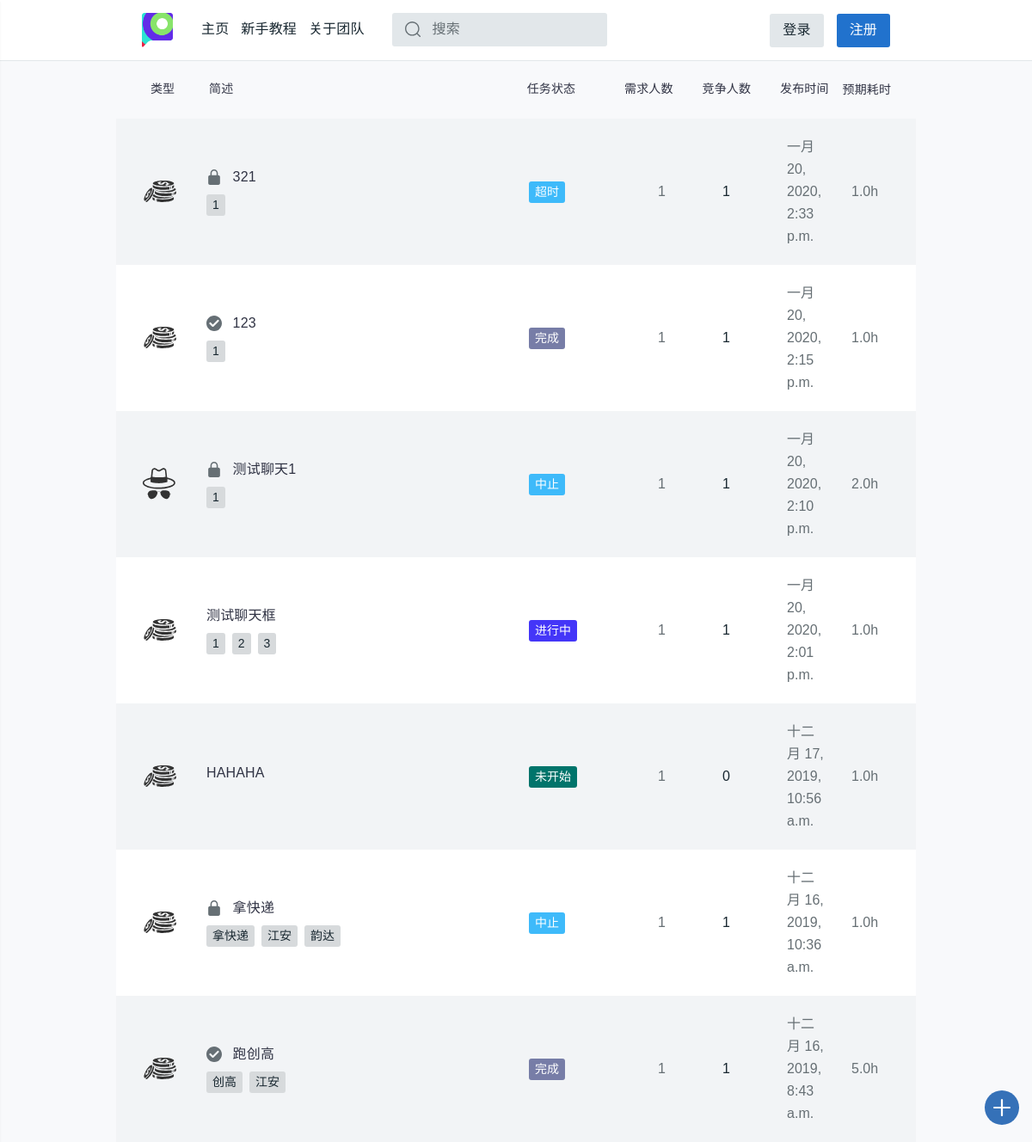
The page / on the database its author committed.
### task_platform/models.py (models this page shows, shortened)
class Task(models.Model):
    state = (('未开始', 'waitting'), ('进行中', 'processing'), ('中止', 'abort'),
             ('撤销', 'revoke'), ('超时', 'timeout'), ('完成', 'completed'))
    publisher = models.CharField(max_length=128)
    pub_time = models.DateTimeField(auto_now_add=True)
    begin_time = models.DateTimeField(null=True, blank=True)
    end_time = models.DateTimeField(null=True, blank=True)
    people_needed = models.IntegerField(default=1)
    people_now = models.IntegerField(default=0)
    expected_time_consuming = models.DecimalField(
        max_digits=12, decimal_places=1, default=0.0)
    task_description = models.CharField(max_length=50, default="None")
    task_detail = RichTextUploadingField(default='None')
    task_state = models.CharField(max_length=32, choices=state, default='未开始')
    task_class = models.CharField(max_length=48, default='赏金模式')
    class Meta:
        ordering = ['pub_time']
        verbose_name = '任务'
        verbose_name_plural = '任务'

class Task_tags(models.Model):
    sig_tag = models.CharField(max_length=20, default="None")
    task_id = models.IntegerField(default="0")
    def __str__(self):
        return self.sig_tag
    class Meta:
        verbose_name = "任务标签"
        verbose_name_plural = "任务标签"

### task_platform/views.py (the view, shortened to what this page needs)
# urls.py: path('', views.index, name='index'),
def index(request):
    username = request.session.get('user_name', None)
    tag_list = []
    finder = {
        '未开始': '9', '进行中': '2',
        '中止': '3', '撤销': '3',
        '超时': '3', '完成': '4'
    }
    latest_task_list = Task.objects.order_by('-pub_time')
    for task in latest_task_list:
        color = 'tt-color0{} tt-badge'.format(finder[task.task_state])
        tag_list.append((task, color,
             Task_tags.objects.filter(task_id=task.id).order_by('sig_tag')))
    return render(request, 'task_platform/index.html', locals())

### task_platform/templates/task_platform/index.html (shortened to what this page needs)
{% extends 'task_platform/base.html' %}
{% load staticfiles %}
{% block content %}
<main id="tt-pageContent" class="tt-offset-small">
  <div class="container">
    <div class="tt-topic-list">
      <div class="tt-list-header" style="background-color:#f8f9fb">
        <div class="tt-col-value" style="width: 17%;">
          <center>类型</center>
        </div>
        <div class="tt-col-category" style="width: 90%">简述</div>
        <div class="tt-col-category" style="width: 30%;padding-left:5.5%">任务状态</div>
        <div class="tt-col-value hide-mobile" style="width: 20%;padding-left:2%">需求人数</div>
        <div class="tt-col-value hide-mobile" style="width: 20%;padding-left:2%">竞争人数</div>
        <div class="tt-col-value hide-mobile" style="width: 20%;padding-left:2%">发布时间</div>
        <div class="tt-col-value" style="width: 20%;padding:0%">预期耗时</div>
      </div>
      {% if tag_list %}
      {% for task, color, tags in tag_list %}
      <div class="tt-item" style="">
        <div class="tt-col-avatar">
          {% if task.task_class == "赏金模式" %}
          <svg class="tt-icon">
            <use xlink:href="#bounty"></use>
          </svg>
          {% else %}
          <svg class="tt-icon">
            <use xlink:href="#hunter"></use>
          </svg>
          {% endif %}
        </div>
        <div class="tt-col-description">
          <h6 class="tt-title"><a href="{% url 'detail' task.id %}" name="taskdesc">
              {% if task.task_state == "完成" %}
              <svg class="tt-icon">
                <use xlink:href="#icon-verified"></use>
              </svg>
              {% elif task.task_state == "中止" or task.task_state == "撤销" or task.task_state == "超时" %}
              <svg class="tt-icon">
                <use xlink:href="#icon-locked"></use>
              </svg>
              {% endif %}
              {{ task.task_description | safe }}
                        </a></h6>
          <div class="row align-items-center no-gutters">
            <div class="col-11">
              <ul class="tt-list-badge">
                {% for tag in tags %}
                <li><a><span class="tt-badge">{{ tag }}</span></a></li>
                {% endfor%}
              </ul>
            </div>
            </div>
          </div>
          <div class="tt-col-category"><span class="{{ color }}">{{ task.task_state }}</span></div>
          <div class="tt-col-value hide-mobile">{{ task.people_needed }}</div>
            <div class="tt-col-value tt-color-select hide-mobile">{{ task.people_now }}</div>
              <div class="tt-col-value hide-mobile">{{ task.pub_time }}</div>
                <div class="tt-col-value hide-mobile"> {{ task.expected_time_consuming }}h </div>
                </div>
                {% endfor %}
                {% endif %}
              </div>
            </div>
</main>
{% endblock %}

### rows shown on the page
Task: task_class "赏金模式" (drawn), task_description "321", task_state "超时", people_needed "1", people_now "1", pub_time "一月 20, 2020, 2:33 p.m.", expected_time_consuming "1.0"
Task_tags: sig_tag "1"
Task: task_class "赏金模式" (drawn), task_description "123", task_state "完成", people_needed "1", people_now "1", pub_time "一月 20, 2020, 2:15 p.m.", expected_time_consuming "1.0"
Task_tags: sig_tag "1"
Task: task_class "猎人模式" (drawn), task_description "测试聊天1", task_state "中止", people_needed "1", people_now "1", pub_time "一月 20, 2020, 2:10 p.m.", expected_time_consuming "2.0"
Task_tags: sig_tag "1"
Task: task_class "赏金模式" (drawn), task_description "测试聊天框", task_state "进行中", people_needed "1", people_now "1", pub_time "一月 20, 2020, 2:01 p.m.", expected_time_consuming "1.0"
Task_tags: sig_tag "1"
Task_tags: sig_tag "2"
Task_tags: sig_tag "3"
Task: task_class "赏金模式" (drawn), task_description "HAHAHA", task_state "未开始", people_needed "1", people_now "0", pub_time "十二月 17, 2019, 10:56 a.m.", expected_time_consuming "1.0"
Task: task_class "赏金模式" (drawn), task_description "拿快递", task_state "中止", people_needed "1", people_now "1", pub_time "十二月 16, 2019, 10:36 a.m.", expected_time_consuming "1.0"
Task_tags: sig_tag "拿快递"
Task_tags: sig_tag "江安"
Task_tags: sig_tag "韵达"
Task: task_class "赏金模式" (drawn), task_description "跑创高", task_state "完成", people_needed "1", people_now "1", pub_time "十二月 16, 2019, 8:43 a.m.", expected_time_consuming "5.0"
Task_tags: sig_tag "创高"
Task_tags: sig_tag "江安"
